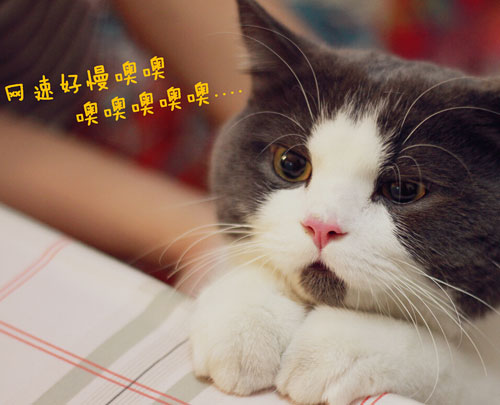
#> input picture images/0yqnayh11di.jpg, 500 x 405 px; its folder holds only this picture in this run
$ python prepare_data.py
#> lines starting #> are read from the running program, lines starting #| are printed output that depends on the picture
import numpy as np
import os
import glob
from PIL import Image
import h5py

RATIO = 3  # 放大比例
IMAGE_SIZE = 17  # 训练图片大小
STRIDE = 5  # 裁剪步长
IMAGE_CHANNEl = 3  # 图片通道


def show_img_from_array(img_data):
    """
    显示图片
    :param img_data:
    :return:
    """
    img = Image.fromarray(img_data)
    img.show()


def preprocess_img(file_path):
    """
    处理图片
    :param file_path:
    :return:
    """
#> called with file_path = 'images/0yqnayh11di.jpg'
    img = Image.open(file_path)
#> img is the input picture: PIL image 500x405 RGB; mean R, G, B 140.1, 116.3, 104.7
    img_label = img.resize(
        ((img.size[0] // RATIO) * RATIO, (img.size[1] // RATIO) * RATIO))
    img_input = img_label.resize(
        (img_label.size[0] // RATIO, img_label.size[1] // RATIO))
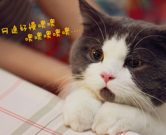
#> img_input: PIL image 166x135 RGB; mean R, G, B 140.1, 116.3, 104.7
    return np.asarray(img_input), np.asarray(img_label)


def make_sub_data(img_list):
    """
    将大图裁剪为小图
    :param img_list:
    :return:
    """
    sub_input_sequence = []
    sub_label_sequence = []
    for file_path in img_list:
        input_, label_ = preprocess_img(file_path)
        h, w, c = input_.shape
#> h = 135; w = 166; c = 3
        if c != IMAGE_CHANNEl:
            continue
        # 裁剪图片
        for x in range(0, h - IMAGE_SIZE + 1, STRIDE):
            for y in range(0, w - IMAGE_SIZE + 1, STRIDE):
                sub_input = input_[x: x + IMAGE_SIZE,
                                   y: y + IMAGE_SIZE]
                sub_input = sub_input.reshape(
                    [IMAGE_SIZE, IMAGE_SIZE, IMAGE_CHANNEl])
                sub_input = sub_input / 255.0
                sub_input_sequence.append(sub_input)

                label_x = x * RATIO
                label_y = y * RATIO
                sub_label = label_[label_x: label_x + IMAGE_SIZE * RATIO,
                                   label_y: label_y + IMAGE_SIZE * RATIO]
                sub_label = sub_label.reshape(
                    [IMAGE_SIZE * RATIO, IMAGE_SIZE * RATIO, IMAGE_CHANNEl])
                sub_label = sub_label / 255.0
                sub_label_sequence.append(sub_label)
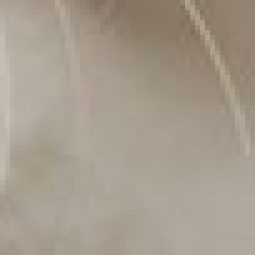
#> sub_label: shape (51, 51, 3) float64 (shown 5 times larger); mean of channels 0, 1, 2 0.652, 0.612, 0.557; drawn as R, G, B
#> after the loop, sub_input_sequence = 720 items; sub_label_sequence = 720 items

    return sub_input_sequence, sub_label_sequence


def make_data_hf(input_, label_):
    """
    保存训练数据
    """
    checkpoint_dir = 'checkpoint'
    if not os.path.isdir(os.path.join(os.getcwd(), checkpoint_dir)):
        os.makedirs(os.path.join(os.getcwd(), checkpoint_dir))
    savepath = os.path.join(
        os.getcwd(), checkpoint_dir + '/train_data.h5')
    with h5py.File(savepath, 'w') as hf:
        hf.create_dataset('input', data=input_)
        hf.create_dataset('label', data=label_)


def prepare_data(dataset='images'):
    """
    :param dataset:
    :return:
    """
    data_dir = os.path.join(os.getcwd(), dataset)
    filenames = glob.glob(os.path.join(data_dir, "*.jpg"))
    sub_input_sequence, sub_label_sequence = make_sub_data(filenames)
#> sub_input_sequence = 720 items; sub_label_sequence = 720 items

    arrinput = np.asarray(sub_input_sequence)
    arrlabel = np.asarray(sub_label_sequence)
    make_data_hf(arrinput, arrlabel)


if __name__ == '__main__':
    prepare_data(dataset='images')
